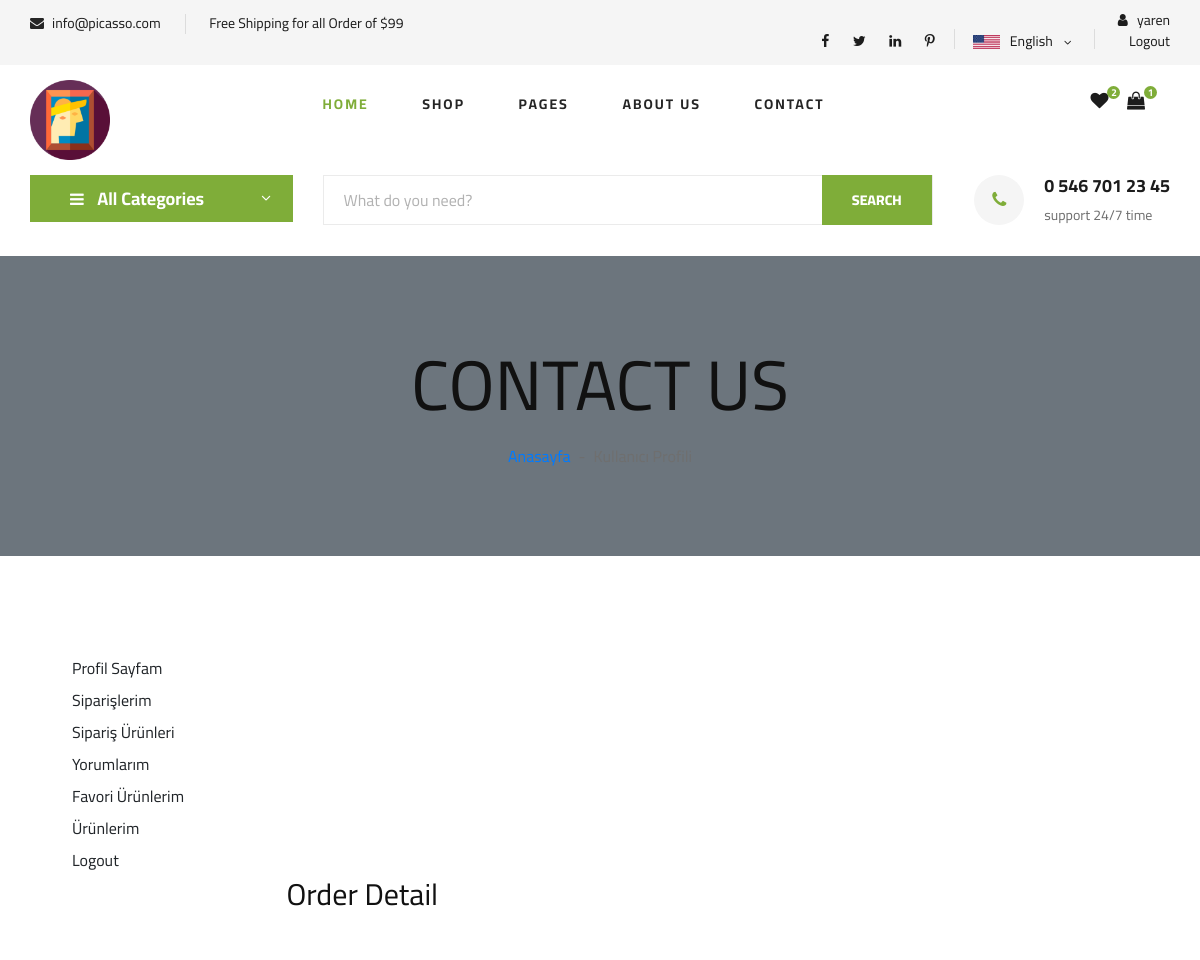
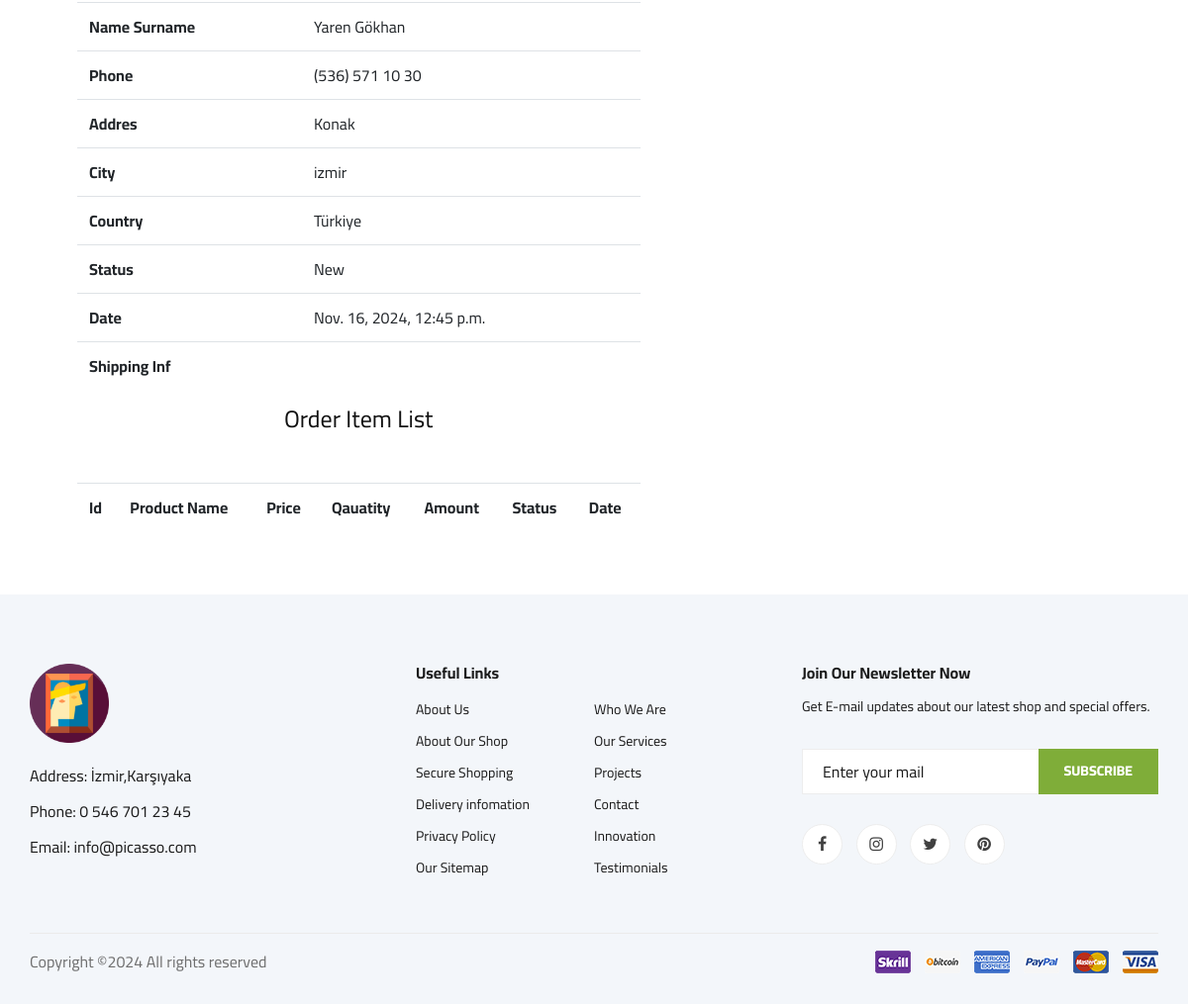
The app's page /user/orderdetail/1 (signed in) with its own data (2 pictures, top to bottom).
### home/models.py (models this page shows, shortened)
class Settings(models.Model):
    STATUS = (('True', 'True'), ('False', 'False'))
    title = models.CharField(max_length=150)
    keywords = models.CharField(max_length=255)
    description = models.CharField(max_length=255)
    company = models.CharField(max_length=50)
    address = models.CharField(blank=True, max_length=100)
    phone = models.CharField(blank=True, max_length=15)
    fax = models.CharField(blank=True, max_length=15)
    email = models.CharField(blank=True, max_length=50)
    smtpserver = models.CharField(blank=True, max_length=50)
    smtpemail = models.CharField(blank=True, max_length=50)
    smtppassword = models.CharField(blank=True, max_length=10)
    smtpport = models.CharField(blank=True, max_length=5)
    icon = models.ImageField(blank=True, upload_to='images/')
    facebook = models.CharField(blank=True, max_length=50)
    instagram = models.CharField(blank=True, max_length=50)
    twitter = models.CharField(blank=True, max_length=50)
    youtube = models.CharField(blank=True, max_length=50)
    aboutus = RichTextUploadingField()
    contact = RichTextUploadingField()
    references = RichTextUploadingField()
    status = models.CharField(max_length=10, choices=STATUS)
    create_at = models.DateTimeField(auto_now_add=True)
    update_at = models.DateTimeField(auto_now=True)

### order/models.py (models this page shows, shortened)
class Order(models.Model):
    STATUS = (('New', 'New'), ('Accepted', 'Accepted'),('Preaparing', 'Preaparing'),
              ('OnShipping', 'OnShipping'),('Completed', 'Completed'),('Canceled', 'Canceled'),)
    user = models.ForeignKey(User, on_delete=models.SET_NULL, null=True)
    code = models.CharField(max_length=5, editable=False)  # üye olmayanlar için random kod
    first_name = models.CharField(max_length=10)
    last_name = models.CharField(max_length=10)
    phone = models.CharField(blank=True, max_length=20)
    address = models.CharField(blank=True, max_length=150)
    city = models.CharField(blank=True, max_length=20)
    country = models.CharField(blank=True, max_length=20)
    total = models.FloatField()
    status = models.CharField(max_length=10, choices=STATUS, default='New')
    ip = models.CharField(blank=True, max_length=20)
    adminnote = models.CharField(blank=True, max_length=100)
    create_at = models.DateTimeField(auto_now_add=True)
    update_at = models.DateTimeField(auto_now=True)

### user/views.py (the view)
# urls.py: path('orderdetail/<int:id>', views.user_order_detail, name='user_order_detail'),
@login_required(login_url='/login')  # Check login
def user_order_detail(request, id):
    current_user = request.user
    order = Order.objects.get(user_id=current_user.id, id=id)
    orderitems = OrderProduct.objects.filter(order_id=id)
    context = {'order': order, 'orderitems': orderitems}
    return render(request, 'user_order_detail.html', context)

### home/context_processors.py (called while the page is built)
def global_settings(request):
    settings = Settings.objects.get(pk=1)
    return {
        'settings': settings
    }

### myProject/context_processors.py (called while the page is built)
def favori_check(request):
    if request.user.is_authenticated:
        request.session['favori_items'] = (AddFavourite.objects.filter(user_id = request.user.id).count())
        request.session['cart_items'] = ShopCart.objects.filter(user_id=request.user.id).count()
        return {'favori_itemss': request.session['favori_items'],'cart_items':request.session['cart_items']}
    else:
        request.session['favori_items'] = 0
        request.session['cart_items'] = 0
        return {'favori_itemss': request.session['favori_items'],'cart_items':request.session['cart_items']}

### product/context_processors.py (called while the page is built)
def categories(request):
    categories = Category.objects.all()
    if categories :
       return {'categories': categories}
    else:
        return dict()

### templates/user_order_detail.html (shortened to what this page needs)
{% extends 'home.html' %}
{% block body %}
    <div class="container-fluid bg-secondary mb-5">
        <div class="d-flex flex-column align-items-center justify-content-center" style="min-height: 300px">
            <h1 class="font-weight-semi-bold text-uppercase mb-3">Contact Us</h1>
            <div class="d-inline-flex">
                <p class="m-0"><a href="/">Anasayfa</a></p>
                <p class="m-0 px-2">-</p>
                <p class="m-0">Kullanıcı Profili</p>
            </div>
        </div>
    </div>
    <div class="container-fluid pt-5">
        <div class="row px-xl-5">
            {% include 'user_panel.html' %}
                       <div class="col-lg-9 table-responsive mb-5">
                         <div class="col-md-9">
                    <div class="order-summary clearfix">
                        <div class="section-title">
                            <h3 class="title">Order Detail</h3>
                        </div>
                        <table class="shopping-cart-table table">
                            <tr>
                                <th class="text-left">Name Surname</th>
                                <td class="text-left">{{ order.first_name}} {{ order.last_name }} </td>
                            </tr>
                            <tr>
                                <th class="text-left">Phone</th>
                                <td class="text-left">{{ order.phone}}</td>
                            </tr>
                            <tr>
                                <th class="text-left">Addres</th>
                                <td class="text-left">{{ order.address}}</td>
                            </tr>
                            <tr>
                                <th class="text-left">City</th>
                                <td class="text-left">{{ order.city}}</td>
                            </tr>
                            <tr>
                                <th class="text-left">Country</th>
                                <td class="text-left">{{ order.country}}</td>
                            </tr>
                            <tr>
                                <th class="text-left">Status</th>
                                <td class="text-left">{{ order.status}}</td>
                            </tr>
                            <tr>
                                <th class="text-left">Date</th>
                                <td class="text-left">{{ order.create_at}}</td>
                            </tr>
                            <th class="text-left">Shipping Inf</th>
                            <td class="text-left">{{ order.adminnote}}</td>
                        </table>
                        <div class="section-title">
                            <h4 class="title">Order Item List</h4>
                        </div>
                        <table class="shopping-cart-table table">
                            <tr>
                                <th class="text-left">Id </th>
                                <th class="text-left">Product Name </th>
                                <th class="text-left">Price </th>
                                <th class="text-left">Qauatity </th>
                                <th class="text-left">Amount </th>
                                <th class="text-left">Status </th>
                                <th class="text-left">Date </th>
                            </tr>
                        </table>
                    </div>
                </div>
            </div>
        </div>
    </div>
 {% endblock %}

### templates/header.html (shortened to what this page needs)
{% load static %}
<header class="header">
    <div class="header__top">
        <div class="container">
            <div class="row">
                <div class="col-lg-6 col-md-6">
                    <div class="header__top__left">
                        <ul>
                            <li><i class="fa fa-envelope"></i>  {{settings.email}}</li>
                            <li>Free Shipping for all Order of $99</li>
                        </ul>
                    </div>
                </div>
                <div class="col-lg-6 col-md-6">
                    <div class="header__top__right">
                        <div class="header__top__right__social">
                            <a href="#"><i class="fa fa-facebook"></i></a>
                            <a href="#"><i class="fa fa-twitter"></i></a>
                            <a href="#"><i class="fa fa-linkedin"></i></a>
                            <a href="#"><i class="fa fa-pinterest-p"></i></a>
                        </div>
                        <div class="header__top__right__language">
                            <img src="{% static  'img/language.png'%}" alt="">
                            <div>English</div>
                            <span class="arrow_carrot-down"></span>
                        </div>
                        <div class="header__top__right__auth">
                            {% if user.id is not None %}
                            <a href="{% url 'user_profile'%}"><i class="fa fa-user"></i> {{user.username}}</a>
                            <a href="{% url 'user_logout'%}"></i> Logout</a>
                           {% else %}
                           <a href="{% url 'user_login'%}"><i class="fa fa-user"></i> Login</a>
                           <a href="{% url 'user_register'%}"></i> Register</a>
                 </div>
                 {% endif %}
             </div>
                        </div>
                    </div>
                </div>
            </div>
        </div>
    <div class="container">
        <div class="row">
            <div class="col-lg-3">
                <div class="header__logo">
                    <a href="./index.html"><img src="{% static  'img/picasso_icon.ico'%}" width="80" alt=""></a>
                </div>
            </div>
            <div class="col-lg-6">
                <nav class="header__menu">
                    <ul>
                        <li class="active"><a href="{% url 'index'%}">Home</a></li>
                        <li><a href="{% url 'search' %}">Shop</a></li>
                        <li><a href="#">Pages</a>
                        </li>
                        <li><a href="{%url 'aboutus' %}">About Us</a></li>
                        <li><a href="{%url 'iletisim' %}">Contact</a></li>
                    </ul>
                </nav>
            </div>
            <div class="col-lg-3">
                <div class="header__cart">
                    <ul>
                        <li><a href="/order/favorites"><i class="fa fa-heart"></i> <span>{{request.session.favori_items}}</span>
                        </a>
                    </li>
                        <li><a href="/order/shopcart"><i class="fa fa-shopping-bag"></i> <span>{{request.session.cart_items}}</span>
                        </a>
                    </li>
                    </ul>
                </div>
            </div>
        </div>
    </div>
</header>

### templates/hero_normal.html (shortened to what this page needs)
  {% load static %}{% load mptt_tags %}
   <section class="hero hero-normal">
    <div class="container">
        <div class="row">
            <div class="col-lg-3">
                <div class="hero__categories">
                    <div class="hero__categories__all">
                        <i class="fa fa-bars"></i>
                        <span>All Categories</span>
                    </div>
                </div>
            </div>
            <div class="col-lg-9">
                <div class="hero__search">
                    <div class="hero__search__form">
                        <form action="/search/" method = "post">
                            <input type="text" name = "query" placeholder="What do you need?">
                            <button type="submit" class="site-btn">SEARCH</button>
                        </form>
                    </div>
                    <div class="hero__search__phone">
                        <div class="hero__search__phone__icon">
                            <i class="fa fa-phone"></i>
                        </div>
                        <div class="hero__search__phone__text">
                            <h5>{{settings.phone}}</h5>
                            <span>support 24/7 time</span>
                        </div>
                    </div>
                </div>
            </div>
        </div>
    </div>
</section>

### templates/footer.html
{% load static %}
 <footer class="footer spad">
    <div class="container">
        <div class="row">
            <div class="col-lg-3 col-md-6 col-sm-6">
                <div class="footer__about">
                    <div class="footer__about__logo">
                        <a href="{% url 'index'%}"><img src="{% static 'img/picasso_icon.ico' %}" width="80" alt=""></a>
                    </div>
                    <ul>
                        <li>Address: {{ settings.address}}</li>
                        <li>Phone: {{ settings.phone}}</li>
                        <li>Email: {{ settings.email}}</li>
                    </ul>
                </div>
            </div>
            <div class="col-lg-4 col-md-6 col-sm-6 offset-lg-1">
                <div class="footer__widget">
                    <h6>Useful Links</h6>
                    <ul>
                        <li><a href="{% url 'aboutus'%}">About Us</a></li>
                        <li><a href="#">About Our Shop</a></li>
                        <li><a href="#">Secure Shopping</a></li>
                        <li><a href="#">Delivery infomation</a></li>
                        <li><a href="#">Privacy Policy</a></li>
                        <li><a href="#">Our Sitemap</a></li>
                    </ul>
                    <ul>
                        <li><a href="{% url 'iletisim'%}">Who We Are</a></li>
                        <li><a href="#">Our Services</a></li>
                        <li><a href="#">Projects</a></li>
                        <li><a href="#">Contact</a></li>
                        <li><a href="#">Innovation</a></li>
                        <li><a href="#">Testimonials</a></li>
                    </ul>
                </div>
            </div>
            <div class="col-lg-4 col-md-12">
                <div class="footer__widget">
                    <h6>Join Our Newsletter Now</h6>
                    <p>Get E-mail updates about our latest shop and special offers.</p>
                    <form action="#">
                        <input type="text" placeholder="Enter your mail">
                        <button type="submit" class="site-btn">Subscribe</button>
                    </form>
                    <div class="footer__widget__social">
                        <a href="#"><i class="fa fa-facebook"></i></a>
                        <a href="#"><i class="fa fa-instagram"></i></a>
                        <a href="#"><i class="fa fa-twitter"></i></a>
                        <a href="#"><i class="fa fa-pinterest"></i></a>
                    </div>
                </div>
            </div>
        </div>
        <div class="row">
            <div class="col-lg-12">
                <div class="footer__copyright">
                    <div class="footer__copyright__text"><p>
Copyright &copy;<script>document.write(new Date().getFullYear());</script> All rights reserved
</p></div>
                    <div class="footer__copyright__payment"><img src="{% static  'img/payment-item.png'%}" alt=""></div>
                </div>
            </div>
        </div>
    </div>
</footer>

### records on screen
Settings: email "info@picasso.com", phone "0 546 701 23 45", address "İzmir,Karşıyaka"
Order: first_name "Yaren", last_name "Gökhan", phone "(536) 571 10 30", address "Konak", city "izmir", country "Türkiye", status "New", create_at "Nov. 16, 2024, 12:45 p.m."

### other values on screen
{{ user.username }} "yaren"
{{ request.session.favori_items }} "2"
{{ request.session.cart_items }} "1"
